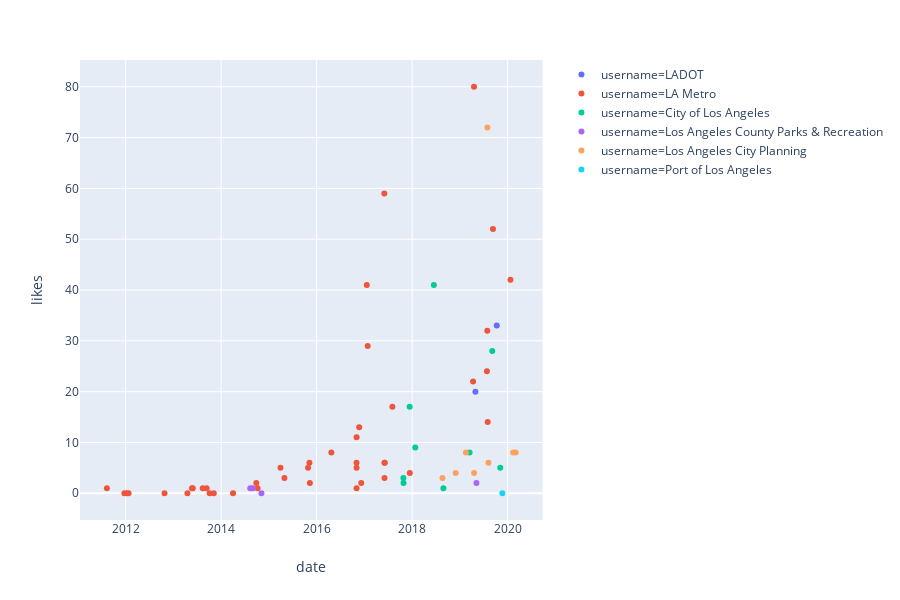

The code cell stored with this chart in its notebook:
### Code cell
import plotly.express as px

fig = px.scatter(la_tweets, x='date', y='likes', color="username")
fig.show()

### Figure 1 — Plotly figure (JSON) as saved in the notebook; plotly's stock layout.template omitted (floating-point values rounded to 4 significant figures)
{"data": [{"hoverlabel": {"namelength": 0}, "hovertemplate": "username=LADOT<br>date=%{x}<br>likes=%{y}", "legendgroup": "username=LADOT", "marker": {"color": "#636efa", "symbol": "circle"}, "mode": "markers", "name": "username=LADOT", "showlegend": true, "type": "scatter", "x": ["2019-10-10T00:00:31", "2019-04-29T19:01:08"], "xaxis": "x", "y": [33, 20], "yaxis": "y"}, {"hoverlabel": {"namelength": 0}, "hovertemplate": "username=LA Metro<br>date=%{x}<br>likes=%{y}", "legendgroup": "username=LA Metro", "marker": {"color": "#EF553B", "symbol": "circle"}, "mode": "markers", "name": "username=LA Metro", "showlegend": true, "type": "scatter", "x": ["2014-04-01T18:32:47", "2012-10-24T17:51:30", "2017-12-13T23:15:15", "2017-08-02T15:41:48", "2017-06-05T04:10:05", "2017-06-03T15:15:18", "2017-06-03T05:30:16", "2017-06-01T20:16:01", "2011-08-10T16:43:16", "2016-04-22T19:30:17", "2013-11-05T17:15:22", "2013-10-04T16:18:21", "2013-09-11T22:03:20", "2013-08-12T18:14:31", "2013-05-28T17:37:40", "2013-05-22T17:22:14", "2013-04-17T21:54:17", "2015-03-30T19:00:15", "2014-10-06T15:34:18", "2014-09-26T20:12:40", "2012-01-23T18:06:21", "2012-01-09T18:47:24", "2011-12-22T19:36:45", "2019-04-19T02:00:35", "2019-04-11T21:45:15", "2017-01-25T20:42:50", "2017-01-18T16:56:18", "2016-12-07T07:30:17", "2016-11-21T21:00:30", "2016-11-01T21:42:35", "2016-11-01T21:11:30", "2016-11-01T16:37:12", "2016-11-01T07:15:09", "2015-11-10T09:00:13", "2015-11-07T03:30:06", "2015-10-27T18:00:09", "2015-04-29T19:13:14", "2020-01-22T18:32:35", "2019-09-11T02:15:03", "2019-08-01T17:20:15", "2019-07-29T17:20:12", "2019-07-26T19:20:07"], "xaxis": "x", "y": [0, 0, 4, 17, 6, 3, 6, 59, 1, 8, 0, 0, 1, 1, 1, 1, 0, 5, 1, 2, 0, 0, 0, 80, 22, 29, 41, 2, 13, 5, 11, 1, 6, 2, 6, 5, 3, 42, 52, 14, 32, 24], "yaxis": "y"}, {"hoverlabel": {"namelength": 0}, "hovertemplate": "username=City of Los Angeles<br>date=%{x}<br>likes=%{y}", "legendgroup": "username=City of Los Angeles", "marker": {"color": "#00cc96", "symbol": "circle"}, "mode": "markers", "name": "username=City of Los Angeles", "showlegend": true, "type": "scatter", "x": ["2019-03-15T22:41:31", "2019-11-05T23:13:28", "2019-09-05T19:57:02", "2018-08-27T21:35:22", "2018-06-15T21:24:14", "2018-01-24T20:51:27", "2017-12-12T21:23:16", "2017-10-26T18:55:40", "2017-10-25T20:45:07"], "xaxis": "x", "y": [8, 5, 28, 1, 41, 9, 17, 2, 3], "yaxis": "y"}, {"hoverlabel": {"namelength": 0}, "hovertemplate": "username=Los Angeles County Parks & Recreation<br>date=%{x}<br>likes=%{y}", "legendgroup": "username=Los Angeles County Parks & Recreation", "marker": {"color": "#ab63fa", "symbol": "circle"}, "mode": "markers", "name": "username=Los Angeles County Parks & Recreation", "showlegend": true, "type": "scatter", "x": ["2019-05-07T19:39:08", "2014-11-04T21:13:08", "2014-08-30T18:24:08", "2014-08-11T14:24:10"], "xaxis": "x", "y": [2, 0, 1, 1], "yaxis": "y"}, {"hoverlabel": {"namelength": 0}, "hovertemplate": "username=Los Angeles City Planning<br>date=%{x}<br>likes=%{y}", "legendgroup": "username=Los Angeles City Planning", "marker": {"color": "#FFA15A", "symbol": "circle"}, "mode": "markers", "name": "username=Los Angeles City Planning", "showlegend": true, "type": "scatter", "x": ["2018-08-20T22:00:01", "2019-04-19T17:15:00", "2019-02-15T19:30:55", "2018-11-30T02:05:00", "2020-03-02T20:28:31", "2020-02-13T02:08:18", "2019-08-07T18:32:55", "2019-07-30T17:39:15"], "xaxis": "x", "y": [3, 4, 8, 4, 8, 8, 6, 72], "yaxis": "y"}, {"hoverlabel": {"namelength": 0}, "hovertemplate": "username=Port of Los Angeles<br>date=%{x}<br>likes=%{y}", "legendgroup": "username=Port of Los Angeles", "marker": {"color": "#19d3f3", "symbol": "circle"}, "mode": "markers", "name": "username=Port of Los Angeles", "showlegend": true, "type": "scatter", "x": ["2019-11-21T23:26:30"], "xaxis": "x", "y": [0], "yaxis": "y"}], "layout": {"height": 600, "legend": {"tracegroupgap": 0}, "margin": {"t": 60}, "xaxis": {"anchor": "y", "domain": [0, 0.98], "title": {"text": "date"}}, "yaxis": {"anchor": "x", "domain": [0, 1], "title": {"text": "likes"}}}}
